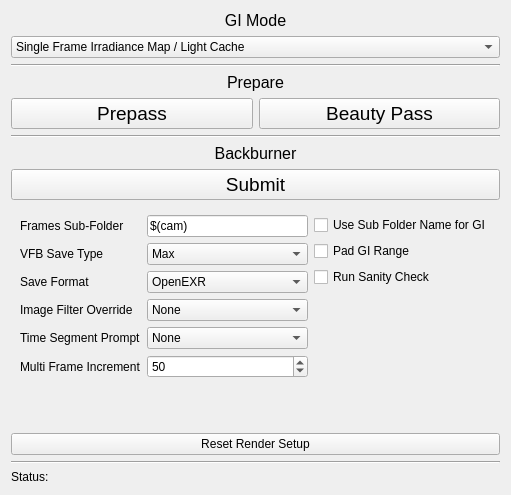
  <widget class="QWidget" name="spinach_tbdg">
   <property name="enabled">
    <bool>true</bool>
   </property>
   <attribute name="title">
    <string>Spinach</string>
   </attribute>
   <layout class="QVBoxLayout" name="verticalLayout_3">
    <item>
     <widget class="QLabel" name="label_GI_mode">
      <property name="font">
       <font>
        <pointsize>12</pointsize>
       </font>
      </property>
      <property name="text">
       <string>GI Mode</string>
      </property>
      <property name="alignment">
       <set>Qt::AlignCenter</set>
      </property>
      <property name="buddy">
       <cstring>sp_gi_mode_cmbx</cstring>
      </property>
     </widget>
    </item>
    <item>
     <widget class="QComboBox" name="sp_gi_mode_cmbx">
      <property name="font">
       <font>
        <italic>false</italic>
       </font>
      </property>
      <property name="toolTip">
       <string>&lt;html&gt;&lt;head/&gt;&lt;body&gt;&lt;p&gt;Selects from six different global illumination modes:&lt;/p&gt;&lt;ul style=&quot;margin-top: 0px; margin-bottom: 0px; margin-left: 0px; margin-right: 0px; -qt-list-indent: 1;&quot;&gt;&lt;li style=&quot; margin-top:12px; margin-bottom:12px; margin-left:0px; margin-right:0px; -qt-block-indent:0; text-indent:0px;&quot;&gt;Single Frame Irradiance Map / Light Cache &lt;/li&gt;&lt;li style=&quot; margin-top:12px; margin-bottom:12px; margin-left:0px; margin-right:0px; -qt-block-indent:0; text-indent:0px;&quot;&gt;Multi Frame Incremental Irradiance Map / Light Cache &lt;/li&gt;&lt;li style=&quot; margin-top:12px; margin-bottom:12px; margin-left:0px; margin-right:0px; -qt-block-indent:0; text-indent:0px;&quot;&gt;Animation Prepass Irradiance Map / Light Cache &lt;/li&gt;&lt;li style=&quot; margin-top:12px; margin-bottom:12px; margin-left:0px; margin-right:0px; -qt-block-indent:0; text-indent:0px;&quot;&gt;Brute Force / Light Cache &lt;/li&gt;&lt;li style=&quot; margin-top:12px; margin-bottom:12px; margin-left:0px; margin-right:0px; -qt-block-indent:0; text-indent:0px;&quot;&gt;Brute Force Per Frame / Light Cache &lt;/li&gt;&lt;li style=&quot; margin-top:12px; margin-bottom:12px; margin-left:0px; margin-right:0px; -qt-block-indent:0; text-indent:0px;&quot;&gt;Brute Force / Brute Force &lt;/li&gt;&lt;/ul&gt;&lt;/body&gt;&lt;/html&gt;</string>
      </property>
      <property name="whatsThis">
       <string>&lt;html&gt;&lt;head/&gt;&lt;body&gt;&lt;p&gt;Selects from six different global illumination modes: &lt;/p&gt;&lt;ul style=&quot;margin-top: 0px; margin-bottom: 0px; margin-left: 0px; margin-right: 0px; -qt-list-indent: 1;&quot;&gt;&lt;li style=&quot; margin-top:12px; margin-bottom:12px; margin-left:0px; margin-right:0px; -qt-block-indent:0; text-indent:0px;&quot;&gt;Single Frame Irradiance Map / Light Cache: Renders one frame that covers the entire animation range. This can be used effectively for fly-through animations, though some more complicated camera moves will get better results with Multi Frame Incremental mode. Animated objects will cause artifacts. &lt;/li&gt;&lt;li style=&quot; margin-top:12px; margin-bottom:12px; margin-left:0px; margin-right:0px; -qt-block-indent:0; text-indent:0px;&quot;&gt;Multi Frame Incremental Irradiance Map / Light Cache: Similar to single frame mode, but renders frames at an interval that allows VRay to calculate from different camera viewpoints. Animated objects will cause artifacts. &lt;/li&gt;&lt;li style=&quot; margin-top:12px; margin-bottom:12px; margin-left:0px; margin-right:0px; -qt-block-indent:0; text-indent:0px;&quot;&gt;Animation Prepass Irradiance Map / Light Cache: One irradiance map is created for each frame and written into a separate file. Then, irradiance maps from several adjacent frames are loaded together and blended so as to reduce flickering. Note that in this mode you have to render one map for each frame (i. e. you cannot render every Nth frame). &lt;/li&gt;&lt;li style=&quot; margin-top:12px; margin-bottom:12px; margin-left:0px; margin-right:0px; -qt-block-indent:0; text-indent:0px;&quot;&gt;Brute Force / Light Cache: Renders using the Brute Force algorithm for primary bounces and uses a single light cache for secondary. The light cache is generated in the prepass. &lt;/li&gt;&lt;li style=&quot; margin-top:12px; margin-bottom:12px; margin-left:0px; margin-right:0px; -qt-block-indent:0; text-indent:0px;&quot;&gt;Brute Force Per Frame / Light Cache: Renders using the Brute Force algorithm for primary bounces and for the secondary VRay calculates a new Light Cache for every frame. Does not require a prepass. &lt;/li&gt;&lt;li style=&quot; margin-top:12px; margin-bottom:12px; margin-left:0px; margin-right:0px; -qt-block-indent:0; text-indent:0px;&quot;&gt;Brute Force / Brute Force: Renders using only the Brute Force algorithm. Does not require a prepass. &lt;/li&gt;&lt;/ul&gt;&lt;/body&gt;&lt;/html&gt;</string>
      </property>
      <item>
       <property name="text">
        <string>Single Frame Irradiance Map / Light Cache</string>
       </property>
      </item>
      <item>
       <property name="text">
        <string>Multi Frame Incremental Irradiance Map / Light Cache</string>
       </property>
      </item>
      <item>
       <property name="text">
        <string>Animation Prepass Irradiance Map / Light Cache</string>
       </property>
      </item>
      <item>
       <property name="text">
        <string>Brute Force / Light Cache</string>
       </property>
      </item>
      <item>
       <property name="text">
        <string>Brute Force Per Frame / Light Cache</string>
       </property>
      </item>
      <item>
       <property name="text">
        <string>Brute Force / Brute Force</string>
       </property>
      </item>
     </widget>
    </item>
    <item>
     <widget class="Line" name="line_6">
      <property name="orientation">
       <enum>Qt::Horizontal</enum>
      </property>
     </widget>
    </item>
    <item>
     <widget class="QLabel" name="label_prepare">
      <property name="font">
       <font>
        <pointsize>12</pointsize>
       </font>
      </property>
      <property name="text">
       <string>Prepare</string>
      </property>
      <property name="alignment">
       <set>Qt::AlignCenter</set>
      </property>
     </widget>
    </item>
    <item>
     <layout class="QHBoxLayout" name="horizontalLayout">
      <item>
       <widget class="QPushButton" name="sp_1f_man_prepass_btn">
        <property name="minimumSize">
         <size>
          <width>0</width>
          <height>0</height>
         </size>
        </property>
        <property name="font">
         <font>
          <pointsize>14</pointsize>
         </font>
        </property>
        <property name="toolTip">
         <string>&lt;html&gt;&lt;head/&gt;&lt;body&gt;&lt;p&gt;Re-configures the render settings to be able to pre-calculate Global Illumination&lt;/p&gt;&lt;/body&gt;&lt;/html&gt;</string>
        </property>
        <property name="text">
         <string>Prepass</string>
        </property>
        <property name="checkable">
         <bool>false</bool>
        </property>
        <property name="autoDefault">
         <bool>false</bool>
        </property>
        <property name="default">
         <bool>false</bool>
        </property>
        <property name="flat">
         <bool>false</bool>
        </property>
       </widget>
      </item>
      <item>
       <widget class="QPushButton" name="sp_1f_man_beauty_btn">
        <property name="minimumSize">
         <size>
          <width>0</width>
          <height>0</height>
         </size>
        </property>
        <property name="font">
         <font>
          <pointsize>14</pointsize>
         </font>
        </property>
        <property name="toolTip">
         <string>&lt;html&gt;&lt;head/&gt;&lt;body&gt;&lt;p&gt;Re-configures the render settings to send final image renders&lt;/p&gt;&lt;/body&gt;&lt;/html&gt;</string>
        </property>
        <property name="text">
         <string>Beauty Pass</string>
        </property>
       </widget>
      </item>
     </layout>
    </item>
    <item>
     <widget class="Line" name="line">
      <property name="orientation">
       <enum>Qt::Horizontal</enum>
      </property>
     </widget>
    </item>
    <item>
     <widget class="QLabel" name="label_backburner_submit">
      <property name="font">
       <font>
        <pointsize>12</pointsize>
       </font>
      </property>
      <property name="text">
       <string>Backburner</string>
      </property>
      <property name="alignment">
       <set>Qt::AlignCenter</set>
      </property>
      <property name="buddy">
       <cstring>sp_backburner_submit_btn</cstring>
      </property>
     </widget>
    </item>
    <item>
     <widget class="QPushButton" name="sp_backburner_submit_btn">
      <property name="minimumSize">
       <size>
        <width>0</width>
        <height>0</height>
       </size>
      </property>
      <property name="font">
       <font>
        <pointsize>14</pointsize>
       </font>
      </property>
      <property name="toolTip">
       <string>&lt;html&gt;&lt;head/&gt;&lt;body&gt;&lt;p&gt;Re-configures the render settings to send whatever combination of prepass and beauty pass necessary and submits both to Backburner&lt;/p&gt;&lt;/body&gt;&lt;/html&gt;</string>
      </property>
      <property name="text">
       <string>Submit</string>
      </property>
      <property name="checkable">
       <bool>false</bool>
      </property>
     </widget>
    </item>
    <item>
     <widget class="QMaxRollout" name="sp_settings_mro" native="true">
      <property name="title" stdset="0">
       <string>Settings</string>
      </property>
      <layout class="QVBoxLayout" name="verticalLayout_5">
       <item>
        <layout class="QHBoxLayout" name="sp_settings_hl">
         <item>
          <layout class="QFormLayout" name="formLayout_2">
           <item row="0" column="0">
            <widget class="QLabel" name="label_frames_sub_folder">
             <property name="text">
              <string>Frames Sub-Folder</string>
             </property>
            </widget>
           </item>
           <item row="0" column="1">
            <widget class="QLineEdit" name="sp_frm_subFolder_le">
             <property name="toolTip">
              <string>&lt;html&gt;&lt;head/&gt;&lt;body&gt;&lt;p&gt;The sub-folder in the frames directory that the shot will render it's frames to.  The token &amp;quot;$(cam)&amp;quot; inserts the name of the current camera.&lt;/p&gt;&lt;/body&gt;&lt;/html&gt;</string>
             </property>
             <property name="text">
              <string>$(cam)</string>
             </property>
            </widget>
           </item>
           <item row="1" column="0">
            <widget class="QLabel" name="label_vfb_save_type">
             <property name="text">
              <string>VFB Save Type</string>
             </property>
            </widget>
           </item>
           <item row="1" column="1">
            <widget class="QComboBox" name="sp_vfb_type_cmbx">
             <property name="toolTip">
              <string>&lt;html&gt;&lt;head/&gt;&lt;body&gt;&lt;p&gt;Changes whether the image is rendered using the Max Frame Buffer or the VRay Frame Buffer.  This changes how the images will be saved and what they will be named.&lt;/p&gt;&lt;/body&gt;&lt;/html&gt;</string>
             </property>
             <item>
              <property name="text">
               <string>Max</string>
              </property>
             </item>
             <item>
              <property name="text">
               <string>VRay</string>
              </property>
             </item>
            </widget>
           </item>
           <item row="3" column="0">
            <widget class="QLabel" name="label_image_filter_override">
             <property name="text">
              <string>Image Filter Override</string>
             </property>
            </widget>
           </item>
           <item row="3" column="1">
            <widget class="QComboBox" name="sp_img_filt_ovr_cmbx">
             <property name="toolTip">
              <string>&lt;html&gt;&lt;head/&gt;&lt;body&gt;&lt;p&gt;Allows overriding the Image Filter in a file with one from the list.  &lt;/p&gt;&lt;/body&gt;&lt;/html&gt;</string>
             </property>
             <property name="currentIndex">
              <number>17</number>
             </property>
             <property name="maxVisibleItems">
              <number>20</number>
             </property>
             <item>
              <property name="text">
               <string>Area</string>
              </property>
             </item>
             <item>
              <property name="text">
               <string>Sharp Quadratic</string>
              </property>
             </item>
             <item>
              <property name="text">
               <string>Catmull - Rom</string>
              </property>
             </item>
             <item>
              <property name="text">
               <string>Plate Match/MAX R2</string>
              </property>
             </item>
             <item>
              <property name="text">
               <string>Quadratic</string>
              </property>
             </item>
             <item>
              <property name="text">
               <string>Cubic</string>
              </property>
             </item>
             <item>
              <property name="text">
               <string>Video</string>
              </property>
             </item>
             <item>
              <property name="text">
               <string>Soften</string>
              </property>
             </item>
             <item>
              <property name="text">
               <string>Cook Variable</string>
              </property>
             </item>
             <item>
              <property name="text">
               <string>Blend</string>
              </property>
             </item>
             <item>
              <property name="text">
               <string>Blackman</string>
              </property>
             </item>
             <item>
              <property name="text">
               <string>Mitchell-Netravali</string>
              </property>
             </item>
             <item>
              <property name="text">
               <string>VRayLanczosFilter</string>
              </property>
             </item>
             <item>
              <property name="text">
               <string>VRaySincFilter</string>
              </property>
             </item>
             <item>
              <property name="text">
               <string>VRayBoxFilter</string>
              </property>
             </item>
             <item>
              <property name="text">
               <string>VRayTriangleFilter</string>
              </property>
             </item>
             <item>
              <property name="text">
               <string>VRayMitNetFilter</string>
              </property>
             </item>
             <item>
              <property name="text">
               <string>None</string>
              </property>
             </item>
             <item>
              <property name="text">
               <string>Off</string>
              </property>
             </item>
            </widget>
           </item>
           <item row="4" column="0">
            <widget class="QLabel" name="label_time_segment_prompt">
             <property name="text">
              <string>Time Segment Prompt</string>
             </property>
            </widget>
           </item>
           <item row="4" column="1">
            <widget class="QComboBox" name="sp_sats_prompt_cmbx">
             <property name="toolTip">
              <string>&lt;html&gt;&lt;head/&gt;&lt;body&gt;&lt;p&gt;Activates a pop-up everytime either &amp;quot;Prepare Prepass&amp;quot; or &amp;quot;Prepare Beauty Pass&amp;quot; are clicked. It asks the user to confirm the frame range of the shot they are sending.&lt;/p&gt;&lt;/body&gt;&lt;/html&gt;</string>
             </property>
             <item>
              <property name="text">
               <string>None</string>
              </property>
             </item>
             <item>
              <property name="text">
               <string>Prepass</string>
              </property>
             </item>
             <item>
              <property name="text">
               <string>Beauty</string>
              </property>
             </item>
             <item>
              <property name="text">
               <string>Both</string>
              </property>
             </item>
            </widget>
           </item>
           <item row="5" column="0">
            <widget class="QLabel" name="label_multi_frame_increment">
             <property name="enabled">
              <bool>true</bool>
             </property>
             <property name="text">
              <string>Multi Frame Increment</string>
             </property>
            </widget>
           </item>
           <item row="5" column="1">
            <widget class="QSpinBox" name="sp_multi_frame_increment_sb">
             <property name="enabled">
              <bool>true</bool>
             </property>
             <property name="toolTip">
              <string>&lt;html&gt;&lt;head/&gt;&lt;body&gt;&lt;p&gt;The increment between Irradiance Map calculations used by &amp;quot;Multi Frame Incremental Mode&amp;quot;&lt;/p&gt;&lt;/body&gt;&lt;/html&gt;</string>
             </property>
             <property name="minimum">
              <number>1</number>
             </property>
             <property name="maximum">
              <number>65535</number>
             </property>
             <property name="singleStep">
              <number>10</number>
             </property>
             <property name="value">
              <number>50</number>
             </property>
             <property name="displayIntegerBase">
              <number>10</number>
             </property>
            </widget>
           </item>
           <item row="2" column="1">
            <widget class="QComboBox" name="sp_save_format_cmbx">
             <item>
              <property name="text">
               <string>OpenEXR</string>
              </property>
             </item>
             <item>
              <property name="text">
               <string>MultiChannel OpenEXR</string>
              </property>
             </item>
             <item>
              <property name="text">
               <string>VRImg</string>
              </property>
             </item>
            </widget>
           </item>
           <item row="2" column="0">
            <widget class="QLabel" name="label_save_format">
             <property name="text">
              <string>Save Format</string>
             </property>
            </widget>
           </item>
          </layout>
         </item>
         <item>
          <spacer name="horizontalSpacer_3">
           <property name="orientation">
            <enum>Qt::Horizontal</enum>
           </property>
           <property name="sizeHint" stdset="0">
            <size>
             <width>0</width>
             <height>0</height>
            </size>
           </property>
          </spacer>
         </item>
         <item>
          <layout class="QFormLayout" name="formLayout">
           <item row="2" column="0">
            <widget class="QCheckBox" name="sp_pad_gi_range_ckbx">
             <property name="enabled">
              <bool>true</bool>
             </property>
             <property name="toolTip">
              <string>&lt;html&gt;&lt;head/&gt;&lt;body&gt;&lt;p&gt;When using &amp;quot;Animation Prepass&amp;quot; mode  or &amp;quot;Multi Frame Incremental&amp;quot; mode, Spinach will alter the frame ranget to ensure full Global Illumination converage across the shot.&lt;/p&gt;&lt;/body&gt;&lt;/html&gt;</string>
             </property>
             <property name="text">
              <string>Pad GI Range</string>
             </property>
            </widget>
           </item>
           <item row="3" column="0">
            <widget class="QCheckBox" name="sp_run_kale_ckbx">
             <property name="enabled">
              <bool>true</bool>
             </property>
             <property name="toolTip">
              <string>&lt;html&gt;&lt;head/&gt;&lt;body&gt;&lt;p&gt;Runs the Kale Sanity Checker everytime either &amp;quot;Prepare Prepass&amp;quot; or &amp;quot;Prepare Beauty Pass&amp;quot; are clicked.&lt;/p&gt;&lt;/body&gt;&lt;/html&gt;</string>
             </property>
             <property name="text">
              <string>Run Sanity Check</string>
             </property>
            </widget>
           </item>
           <item row="1" column="0">
            <widget class="QCheckBox" name="sp_sub_fold_name_gi_ckbx">
             <property name="enabled">
              <bool>true</bool>
             </property>
             <property name="toolTip">
              <string>&lt;html&gt;&lt;head/&gt;&lt;body&gt;&lt;p&gt;Changes the name of the GI file to match the specified sub-folder name to prevent naming conflicts.&lt;/p&gt;&lt;/body&gt;&lt;/html&gt;</string>
             </property>
             <property name="text">
              <string>Use Sub Folder Name for GI</string>
             </property>
            </widget>
           </item>
          </layout>
         </item>
        </layout>
       </item>
      </layout>
     </widget>
    </item>
    <item>
     <spacer name="verticalSpacer_2">
      <property name="orientation">
       <enum>Qt::Vertical</enum>
      </property>
      <property name="sizeHint" stdset="0">
       <size>
        <width>20</width>
        <height>40</height>
       </size>
      </property>
     </spacer>
    </item>
    <item>
     <widget class="QPushButton" name="sp_reset_btn">
      <property name="enabled">
       <bool>true</bool>
      </property>
      <property name="toolTip">
       <string>&lt;html&gt;&lt;head/&gt;&lt;body&gt;&lt;p&gt;Resets V-Ray to it's default settings&lt;/p&gt;&lt;/body&gt;&lt;/html&gt;</string>
      </property>
      <property name="text">
       <string>Reset Render Setup</string>
      </property>
     </widget>
    </item>
    <item>
     <widget class="Line" name="line_3">
      <property name="orientation">
       <enum>Qt::Horizontal</enum>
      </property>
     </widget>
    </item>
    <item>
     <widget class="QLabel" name="label_spinach_status">
      <property name="text">
       <string>Status:</string>
      </property>
     </widget>
    </item>
   </layout>
  </widget>
